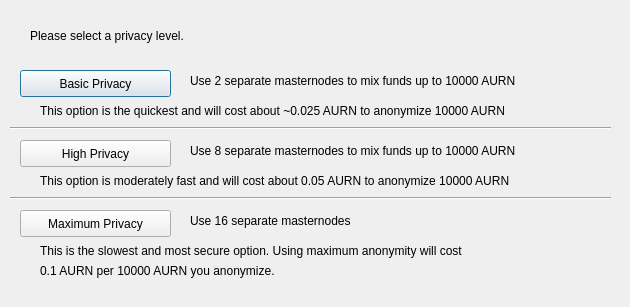
<?xml version="1.0" encoding="UTF-8"?>
<ui version="4.0">
 <class>ObfuscationConfig</class>
 <widget class="QDialog" name="ObfuscationConfig">
  <property name="geometry">
   <rect>
    <x>0</x>
    <y>0</y>
    <width>630</width>
    <height>307</height>
   </rect>
  </property>
  <property name="windowTitle">
   <string>Configure Obfuscation</string>
  </property>
  <widget class="QPushButton" name="buttonBasic">
   <property name="geometry">
    <rect>
     <x>20</x>
     <y>70</y>
     <width>151</width>
     <height>27</height>
    </rect>
   </property>
   <property name="text">
    <string>Basic Privacy</string>
   </property>
  </widget>
  <widget class="QPushButton" name="buttonHigh">
   <property name="geometry">
    <rect>
     <x>20</x>
     <y>140</y>
     <width>151</width>
     <height>27</height>
    </rect>
   </property>
   <property name="text">
    <string>High Privacy</string>
   </property>
  </widget>
  <widget class="QPushButton" name="buttonMax">
   <property name="geometry">
    <rect>
     <x>20</x>
     <y>210</y>
     <width>151</width>
     <height>27</height>
    </rect>
   </property>
   <property name="text">
    <string>Maximum Privacy</string>
   </property>
  </widget>
  <widget class="QLabel" name="label">
   <property name="geometry">
    <rect>
     <x>30</x>
     <y>20</y>
     <width>571</width>
     <height>31</height>
    </rect>
   </property>
   <property name="text">
    <string>Please select a privacy level.</string>
   </property>
  </widget>
  <widget class="QLabel" name="label_2">
   <property name="geometry">
    <rect>
     <x>190</x>
     <y>70</y>
     <width>421</width>
     <height>21</height>
    </rect>
   </property>
   <property name="text">
    <string>Use 2 separate masternodes to mix funds up to 10000 AURN</string>
   </property>
  </widget>
  <widget class="QLabel" name="label_3">
   <property name="geometry">
    <rect>
     <x>190</x>
     <y>140</y>
     <width>411</width>
     <height>21</height>
    </rect>
   </property>
   <property name="text">
    <string>Use 8 separate masternodes to mix funds up to 10000 AURN</string>
   </property>
  </widget>
  <widget class="QLabel" name="label_4">
   <property name="geometry">
    <rect>
     <x>190</x>
     <y>210</y>
     <width>421</width>
     <height>21</height>
    </rect>
   </property>
   <property name="text">
    <string>Use 16 separate masternodes</string>
   </property>
  </widget>
  <widget class="QLabel" name="label_6">
   <property name="geometry">
    <rect>
     <x>40</x>
     <y>100</y>
     <width>561</width>
     <height>21</height>
    </rect>
   </property>
   <property name="text">
    <string>This option is the quickest and will cost about ~0.025 AURN to anonymize 10000 AURN</string>
   </property>
  </widget>
  <widget class="QLabel" name="label_7">
   <property name="geometry">
    <rect>
     <x>40</x>
     <y>170</y>
     <width>561</width>
     <height>21</height>
    </rect>
   </property>
   <property name="text">
    <string>This option is moderately fast and will cost about 0.05 AURN to anonymize 10000 AURN</string>
   </property>
  </widget>
  <widget class="QLabel" name="label_8">
   <property name="geometry">
    <rect>
     <x>40</x>
     <y>240</y>
     <width>561</width>
     <height>21</height>
    </rect>
   </property>
   <property name="text">
    <string>This is the slowest and most secure option. Using maximum anonymity will cost</string>
   </property>
  </widget>
  <widget class="QLabel" name="label_9">
   <property name="geometry">
    <rect>
     <x>40</x>
     <y>260</y>
     <width>561</width>
     <height>21</height>
    </rect>
   </property>
   <property name="text">
    <string>0.1 AURN per 10000 AURN you anonymize.</string>
   </property>
  </widget>
  <widget class="Line" name="line">
   <property name="geometry">
    <rect>
     <x>10</x>
     <y>120</y>
     <width>601</width>
     <height>16</height>
    </rect>
   </property>
   <property name="orientation">
    <enum>Qt::Horizontal</enum>
   </property>
  </widget>
  <widget class="Line" name="line_2">
   <property name="geometry">
    <rect>
     <x>10</x>
     <y>190</y>
     <width>601</width>
     <height>16</height>
    </rect>
   </property>
   <property name="orientation">
    <enum>Qt::Horizontal</enum>
   </property>
  </widget>
 </widget>
 <resources/>
 <connections/>
</ui>
